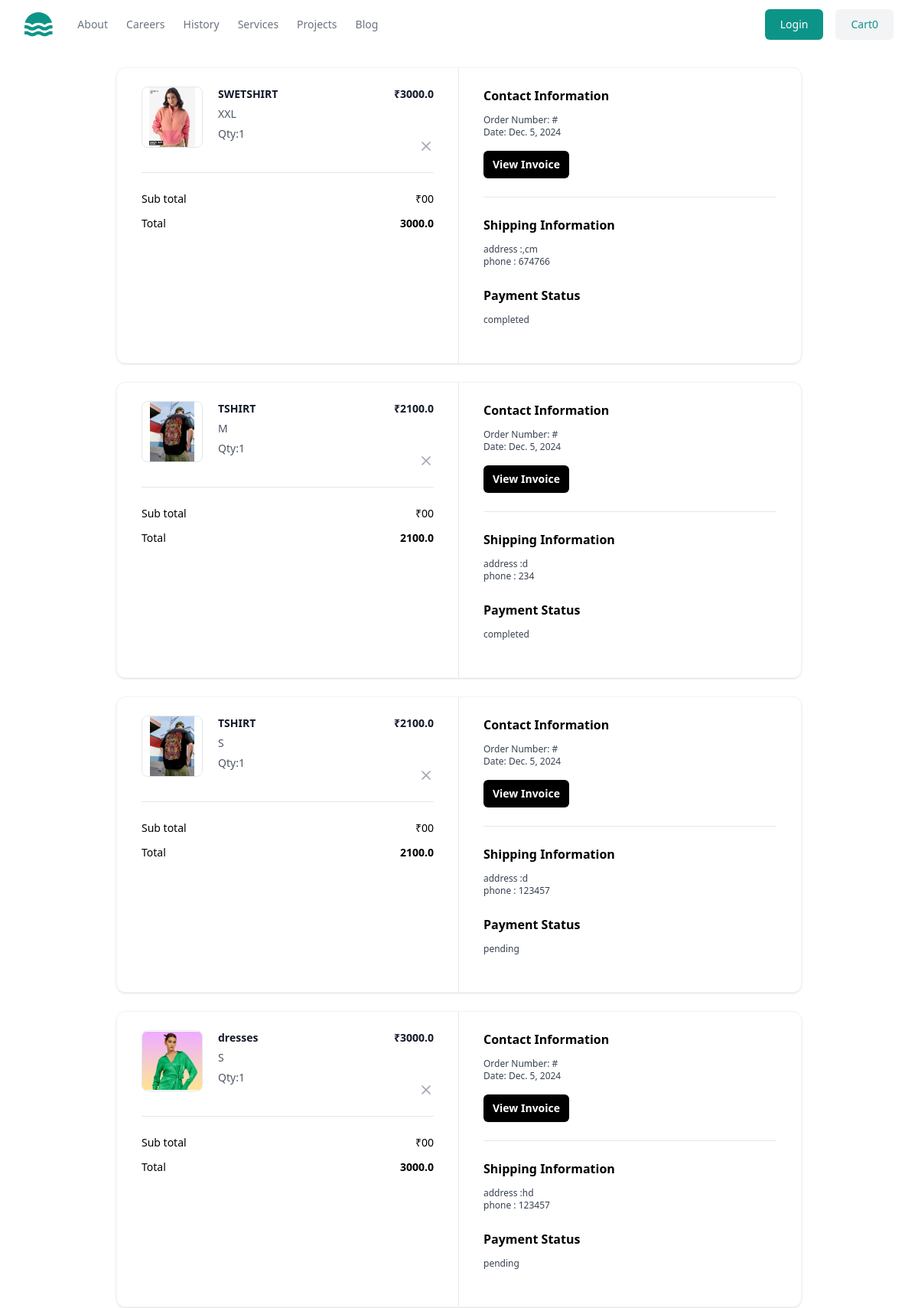
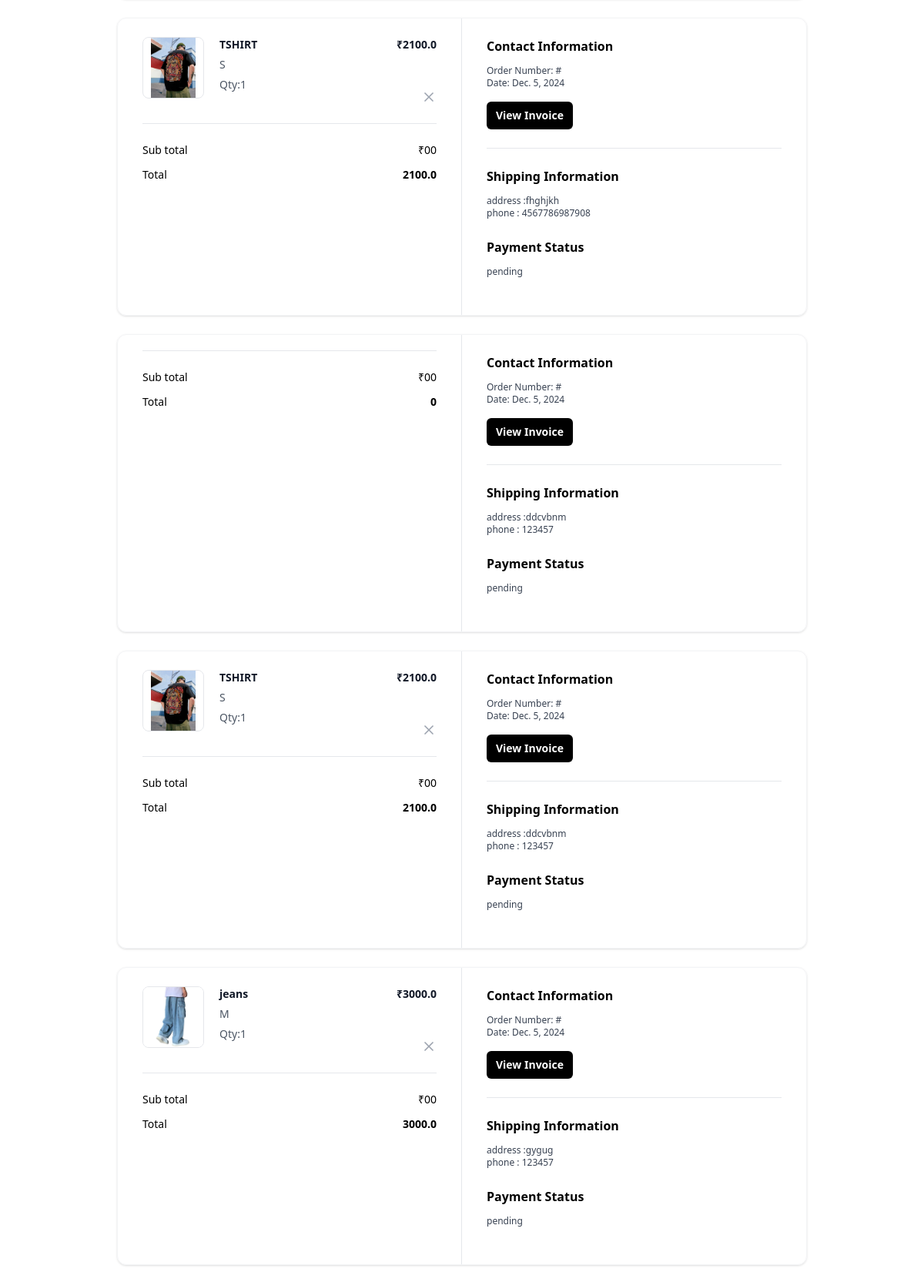
Page /order/summary/ (signed in, upper part) on the committed database (2 pictures, top to bottom).
### store/models.py (models this page shows, shortened)
class BaseModel(models.Model):
    created_date=models.DateTimeField(auto_now_add=True)
    updated_date=models.DateTimeField(auto_now=True)
    is_active=models.BooleanField(default=True)

class OrderItem(BaseModel):
    order_object=models.ForeignKey(
                                   Order,on_delete=models.CASCADE,
                                   related_name="orderitems"
                                   )
    product_object=models.ForeignKey(Product,on_delete=models.CASCADE)
    quantity=models.PositiveIntegerField(default=1)
    size_object=models.ForeignKey(Size,on_delete=models.CASCADE)
    price=models.FloatField()
    @property
    def item_total(self):
        return self.price*self.quantity

class Product(BaseModel):
    title=models.CharField(max_length=200)
    description=models.TextField()
    price=models.PositiveIntegerField()
    picture=models.ImageField(upload_to="product_images",null=True,blank=True)
    brand_object=models.ForeignKey(Brand,on_delete=models.CASCADE)
    category_object=models.ForeignKey(Category,on_delete=models.CASCADE)
    size_objects=models.ManyToManyField(Size)
    tag_objects=models.ManyToManyField(Tag)
    color=models.CharField(max_length=200)

class Size(BaseModel):
    name=models.CharField(max_length=200)
    def __str__(self):
        return self.name

class Order(BaseModel):
    customer=models.ForeignKey(User,on_delete=models.CASCADE,related_name="orders")
    address=models.TextField()
    phone=models.CharField(max_length=20)
    PAYMENT_OPTIONS=(
        ("COD","COD"),
        ("ONLINE","ONLINE")
    )
    payment_method=models.CharField(max_length=15,choices=PAYMENT_OPTIONS,default="COD")
    rzp_order_id=models.CharField(max_length=100,null=True)
    is_paid=models.BooleanField(default=False)
    def order_total(self):
        total=sum([oi.item_total for oi in self.orderitems.all()])
        return total

class BaseModel(models.Model):
    created_date=models.DateTimeField(auto_now_add=True)
    updated_date=models.DateTimeField(auto_now=True)
    is_active=models.BooleanField(default=True)

### store/views.py (the view)
# urls.py: path('order/summary/',views.OrderSummaryView.as_view(),name="order-summary"),
class OrderSummaryView(View):
    template_name="ordersummary.html"
    def get(self,request,*args,**kwargs):
        qs=request.user.orders.all().order_by("-created_date")
        return render(request,self.template_name,{"orders":qs})

### store/contextprocessor.py (called while the page is built)
def cart_count_context(request):
    count=0
    if request.user.is_authenticated:
        count=BasketItem.objects.filter(basket_object=request.user.cart,is_order_placed=False).count()
    return {"item_count":count}

### store/templates/ordersummary.html (shortened to what this page needs)
{%extends 'base.html'%}
{%block main_block%}
{%for o in orders%}
<div class="mx-auto my-4 max-w-4xl md:my-6">
    <div class="overflow-hidden rounded-xl border border-gray-100 shadow">
      <div class="grid grid-cols-1 md:grid-cols-2">
        <div class="px-5 py-6 md:border-r md:border-r-gray-200 md:px-8">
          <div class="flow-root">
            <ul class="-my-7 divide-y divide-gray-200">
              {%for oi in o.orderitems.all%}
              <li class="flex items-stretch justify-between space-x-5 py-7">
                <div class="flex flex-1 items-stretch">
                  <div class="flex-shrink-0">
                  {%if oi.product_object.picture%}
                  <img
                  class="h-20 w-20 rounded-lg border border-gray-200 object-contain"
                  src="{{oi.product_object.picture.url}}"
                  alt="https://static.nike.com/a/images/c_limit,w_592,f_auto/t_product_v1/54a510de-a406-41b2-8d62-7f8c587c9a7e/air-force-1-07-lv8-shoes-9KwrSk.png"
                />
                  {%else%}
                  <img
                  class="h-20 w-20 rounded-lg border border-gray-200 object-contain"
                  src="https://static.nike.com/a/images/c_limit,w_592,f_auto/t_product_v1/54a510de-a406-41b2-8d62-7f8c587c9a7e/air-force-1-07-lv8-shoes-9KwrSk.png"
                />
                  {%endif%}
                  </div>
                  <div class="ml-5 flex flex-col justify-between">
                    <div class="flex-1">
                      <p class="text-sm font-bold text-gray-900">
                       {{oi.product_object.title}}
                      </p>
                      <p class="mt-1.5 text-sm font-medium text-gray-600">
                       {{oi.size_object}}
                      </p>
                      <p class="mt-1.5 text-sm font-medium text-gray-600">
                       Qty:{{oi.quantity}}
                       </p>
                    </div>
                  </div>
                </div>
                <div class="ml-auto flex flex-col items-end justify-between">
                  <p class="text-right text-sm font-bold text-gray-900">
                    ₹{{oi.item_total}}
                  </p>
                  <button
                    type="button"
                    class="-m-2 inline-flex rounded p-2 text-gray-400 transition-all duration-200 hover:text-gray-900 focus:outline-none focus:ring-2 focus:ring-gray-900 focus:ring-offset-2"
                  >
                    <svg
                      xmlns="http://www.w3.org/2000/svg"
                      width="24"
                      height="24"
                      viewBox="0 0 24 24"
                      fill="none"
                      stroke="currentColor"
                      stroke-width="2"
                      stroke-linecap="round"
                      stroke-linejoin="round"
                      class="h-5 w-5"
                    >
                      <line x1="18" y1="6" x2="6" y2="18"></line>
                      <line x1="6" y1="6" x2="18" y2="18"></line>
                    </svg>
                  </button>
                </div>
              </li>
            {%endfor%}
            </ul>
            <hr class="mt-6 border-gray-200" />
            <ul class="mt-6 space-y-3">
              <li class="flex items-center justify-between">
                <p class="text-sm font-medium">Sub total</p>
                <p class="text-sm font-medium">₹00</p>
              </li>
              <li class="flex items-center justify-between">
                <p class="text-sm font-medium ">Total</p>
                <p class="text-sm font-bold ">{{o.order_total}}</p>
              </li>
            </ul>
          </div>
        </div>
        <div class="px-5 py-6 md:px-8">
          <div class="flow-root">
            <div class="-my-6 divide-y divide-gray-200">
              <div class="py-6">
                <h2 class="text-base font-bold text-black">
                  Contact Information
                </h2>
                <p class="fontmedium mt-3 text-xs text-gray-700">
                  Order Number: #{{o.order_id}}
                </p>
                <p class="text-xs font-medium text-gray-700">
                  Date: {{o.created_date|date}}
                </p>
                <button
                  type="button"
                  class="mt-4 rounded-md bg-black px-3 py-2 text-sm font-semibold text-white shadow-sm hover:bg-black/80 focus-visible:outline focus-visible:outline-2 focus-visible:outline-offset-2 focus-visible:outline-black"
                >
                  View Invoice
                </button>
              </div>
              <div class="py-6">
                <h2 class="mb-2 text-base font-bold text-black">
                  Shipping Information
                </h2>
                <p class="mt-3 text-xs font-medium text-gray-700">address :{{o.address}}</p>
                <p class="text-xs font-medium text-gray-700">
                   phone : {{o.phone}}
              <div class="py-6">
                <h2 class="text-base font-bold text-black">
                  Payment Status
                </h2>
                <p class="mt-3 text-xs font-medium text-gray-700">
                  {%if o.is_paid%}
                        completed
                  {%else%}
                    pending
                  {%endif%}
                </p>
              </div>
            </div>
          </div>
        </div>
      </div>
    </div>
  </div>
{%endfor%}
{%endblock%}

### rows in the picture
Order: order_total "3000.0", created_date "Dec. 5, 2024", address ",cm", phone "674766", is_paid "completed"
OrderItem: product_object.picture (picture), product_object "SWETSHIRT", size_object "XXL", quantity "1", item_total "3000.0"
Order: order_total "2100.0", created_date "Dec. 5, 2024", address "d", phone "234", is_paid "completed"
OrderItem: product_object.picture (picture), product_object "TSHIRT", size_object "M", quantity "1", item_total "2100.0"
Order: order_total "2100.0", created_date "Dec. 5, 2024", address "d", phone "123457", is_paid "pending"
OrderItem: product_object.picture (picture), product_object "TSHIRT", size_object "S", quantity "1", item_total "2100.0"
Order: order_total "3000.0", created_date "Dec. 5, 2024", address "hd", phone "123457", is_paid "pending"
OrderItem: product_object.picture (picture), product_object "dresses", size_object "S", quantity "1", item_total "3000.0"
Order: order_total "2100.0", created_date "Dec. 5, 2024", address "fhghjkh", phone "4567786987908", is_paid "pending"
OrderItem: product_object.picture (picture), product_object "TSHIRT", size_object "S", quantity "1", item_total "2100.0"
Order: order_total "0", created_date "Dec. 5, 2024", address "ddcvbnm", phone "123457", is_paid "pending"
Order: order_total "2100.0", created_date "Dec. 5, 2024", address "ddcvbnm", phone "123457", is_paid "pending"
OrderItem: product_object.picture (picture), product_object "TSHIRT", size_object "S", quantity "1", item_total "2100.0"
Order: order_total "3000.0", created_date "Dec. 5, 2024", address "gygug", phone "123457", is_paid "pending"
OrderItem: product_object.picture (picture), product_object "jeans", size_object "M", quantity "1", item_total "3000.0"

### other values in the picture
{{ item_count }} "0"
